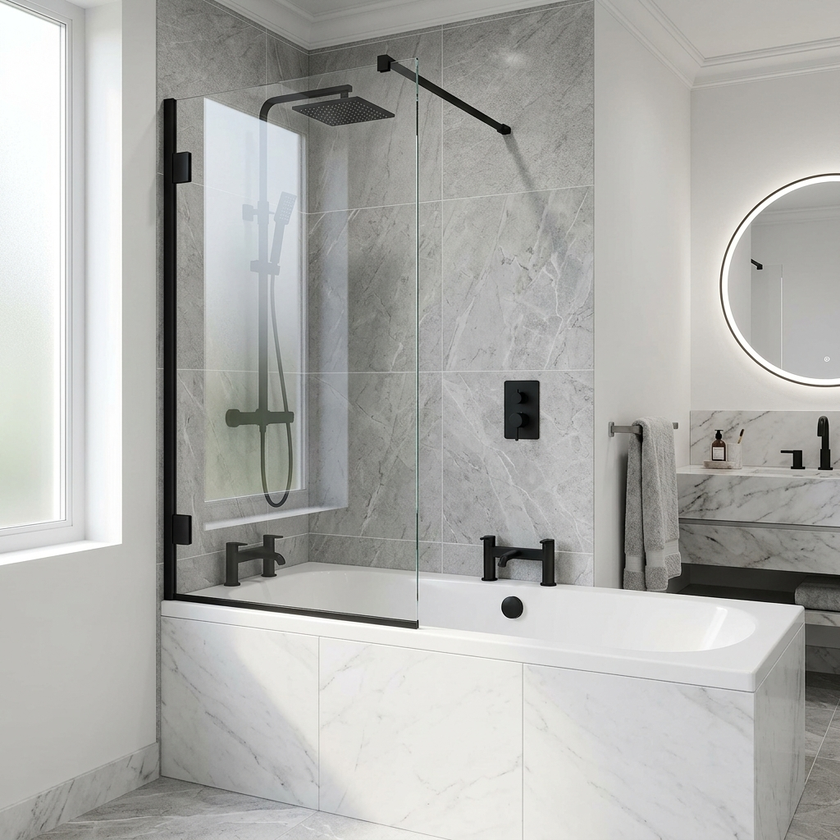
#> input picture public/bath_screen_1780265707096.png, 840 x 840 px, shrunk from 1024 x 1024 before the run
$ python flip_images.py public/bath_screen_1780265707096.png out.png
#> lines starting #> are read from the running program, lines starting #| are printed output that depends on the picture
import os
import sys
from PIL import Image, ImageOps

if len(sys.argv) == 3:
    src_path = sys.argv[1]
    dst_path = sys.argv[2]
    if os.path.exists(src_path):
        img = Image.open(src_path)
#> img is the input picture: PIL image 840x840 RGB; mean R, G, B 175.8, 175.9, 172.8
        img_flipped = ImageOps.mirror(img)
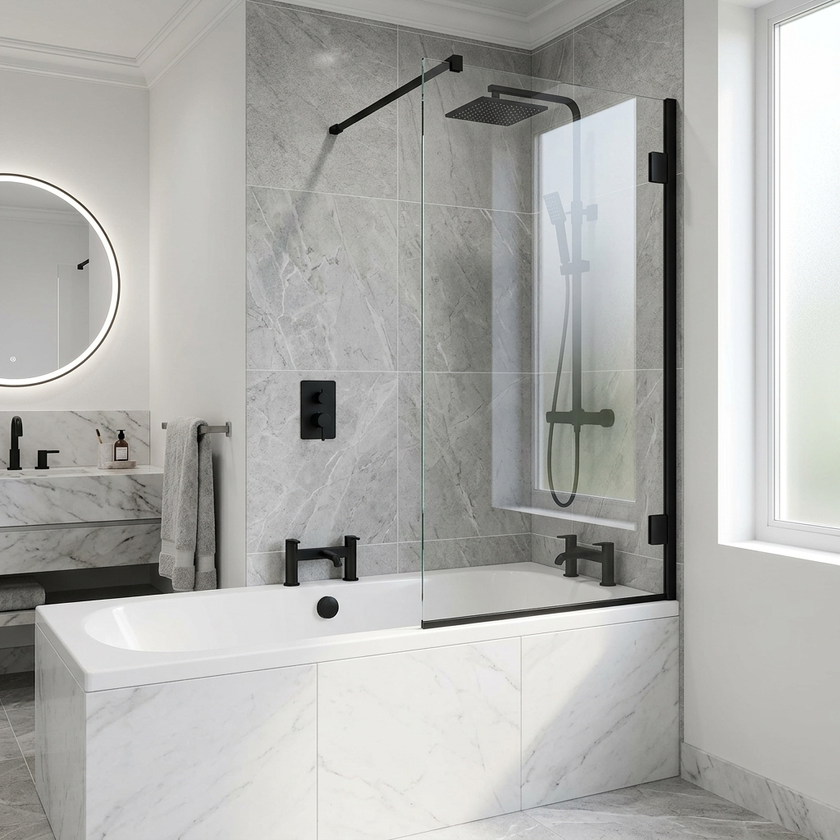
#> img_flipped: PIL image 840x840 RGB; mean R, G, B 175.8, 175.9, 172.8
        img_flipped.save(dst_path)
        print(f"Flipped {src_path} to {dst_path}")
    else:
        print(f"Missing {src_path}")
else:
    print("Usage: python flip_images.py <src> <dst>")

$ run again, on public/bath_screen_cold_1780448286353.png
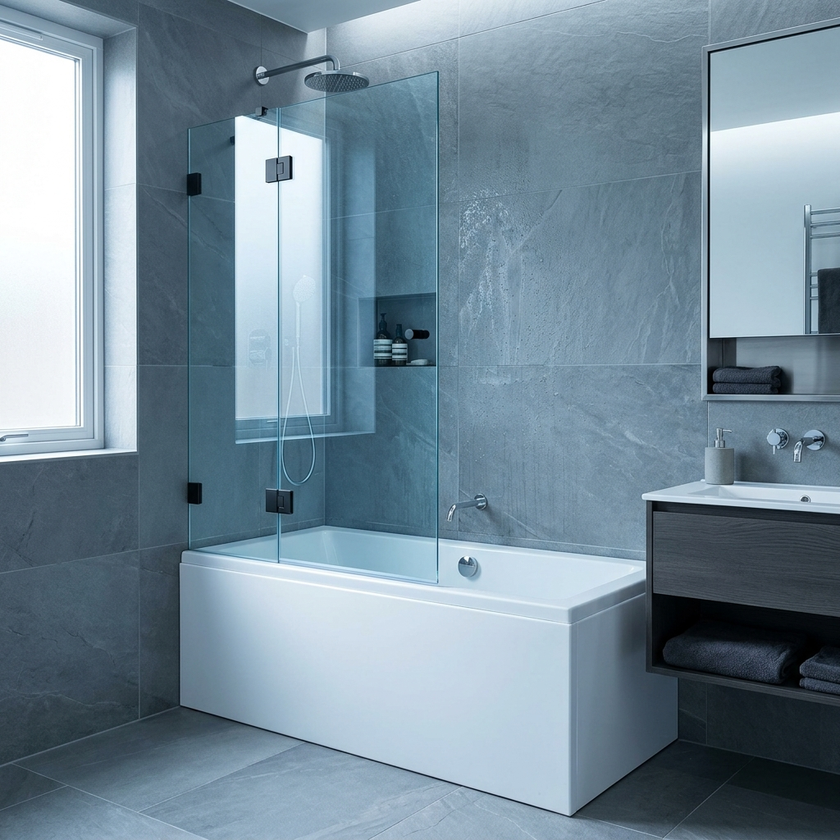
#> input picture public/bath_screen_cold_1780448286353.png, 840 x 840 px, shrunk from 1024 x 1024 before the run
#> img is the input picture: PIL image 840x840 RGB; mean R, G, B 118, 139.6, 153.7
#> `img_flipped = ImageOps.mirror(img)`:
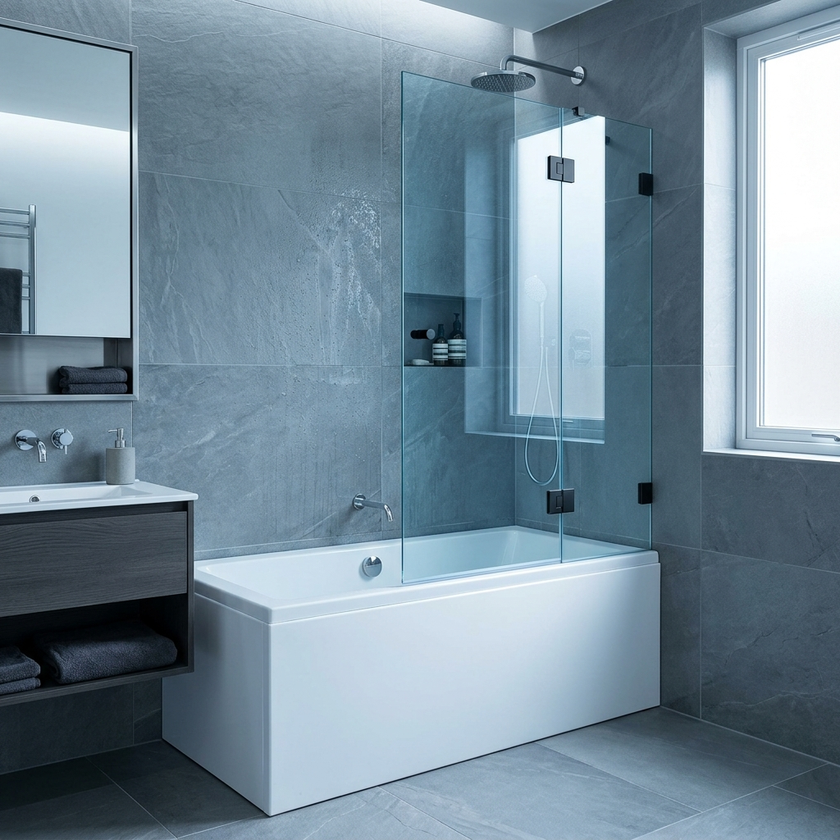
#> img_flipped: PIL image 840x840 RGB; mean R, G, B 118, 139.6, 153.7

$ run again, on public/bath_screen_cold_interior_1780448430788.png
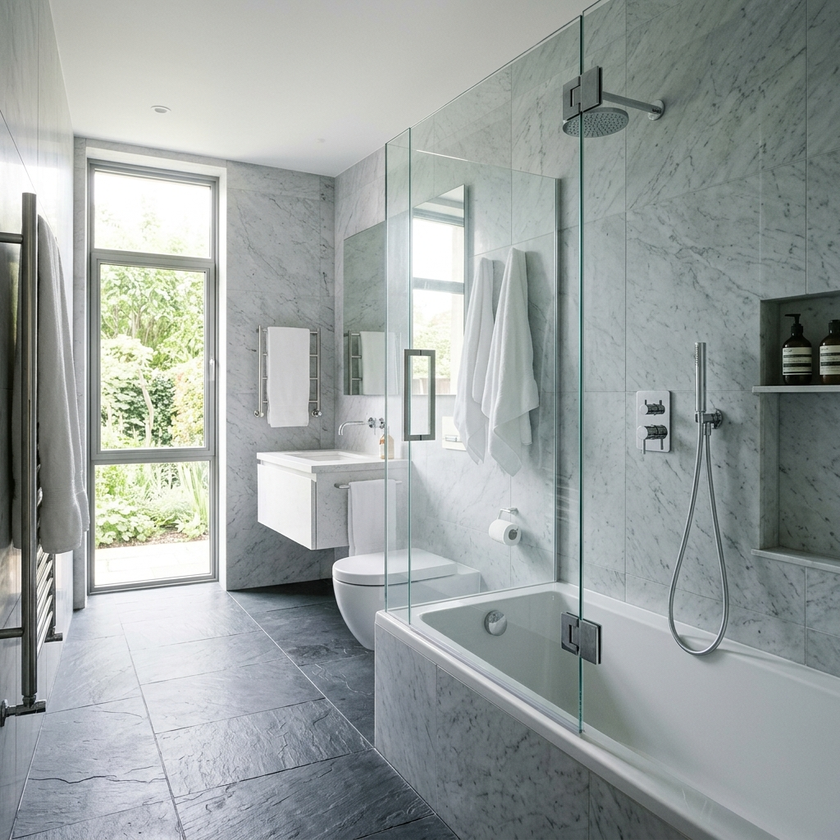
#> input picture public/bath_screen_cold_interior_1780448430788.png, 840 x 840 px, shrunk from 1024 x 1024 before the run
#> img is the input picture: PIL image 840x840 RGB; mean R, G, B 155.9, 162.4, 160.9
#> `img_flipped = ImageOps.mirror(img)`:
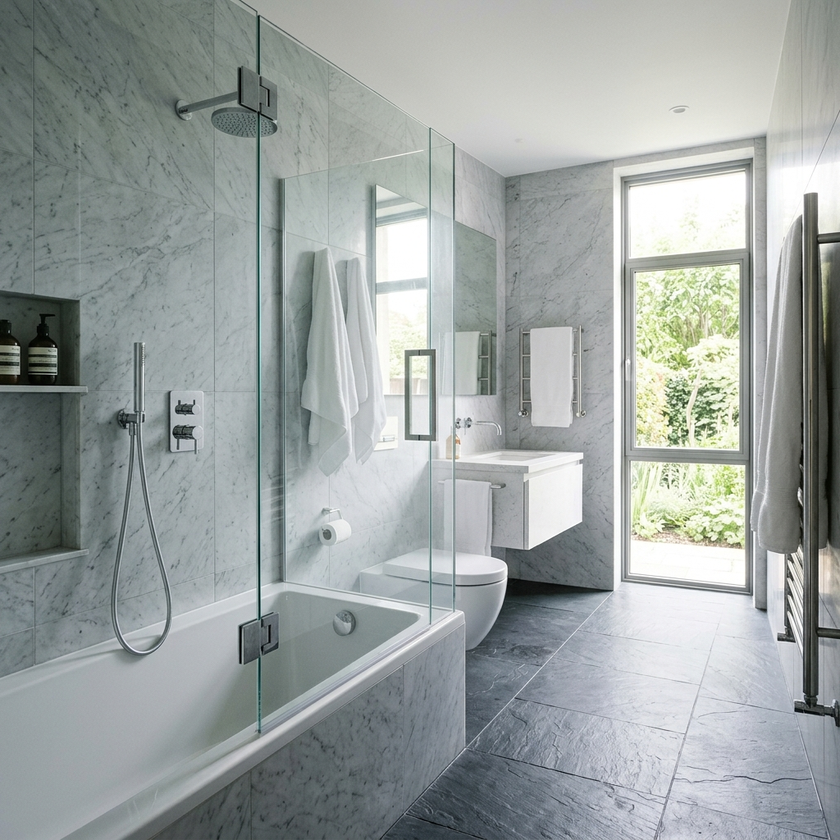
#> img_flipped: PIL image 840x840 RGB; mean R, G, B 155.9, 162.4, 160.9

$ run again, on public/bath_screen_fresh_1780443270220.png
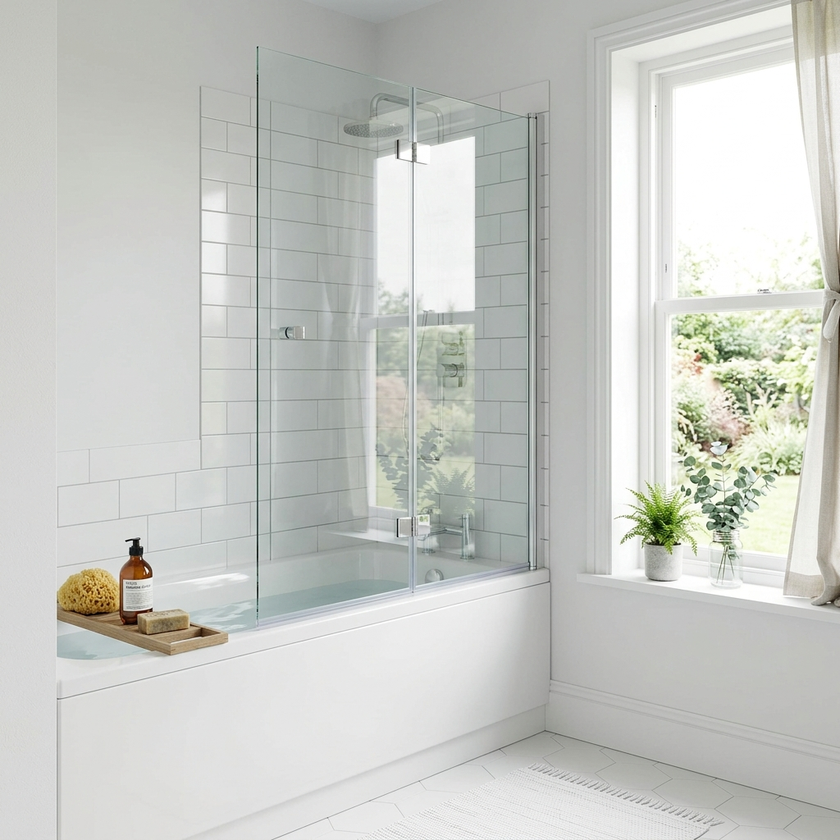
#> input picture public/bath_screen_fresh_1780443270220.png, 840 x 840 px, shrunk from 1024 x 1024 before the run
#> img is the input picture: PIL image 840x840 RGB; mean R, G, B 199.7, 201.6, 196.9
#> `img_flipped = ImageOps.mirror(img)`:
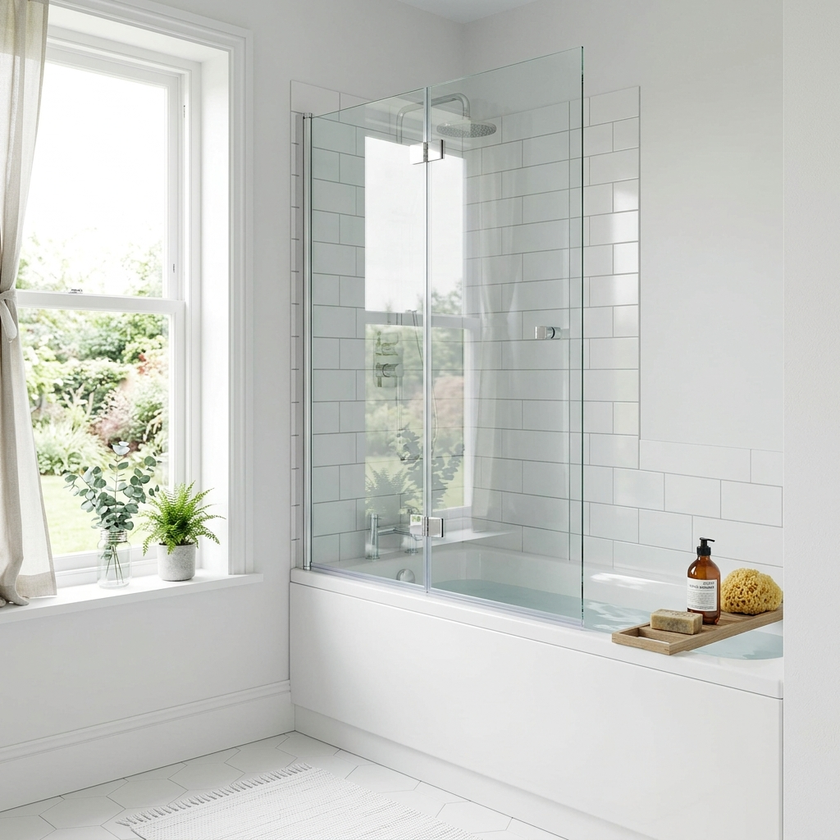
#> img_flipped: PIL image 840x840 RGB; mean R, G, B 199.7, 201.6, 196.9
